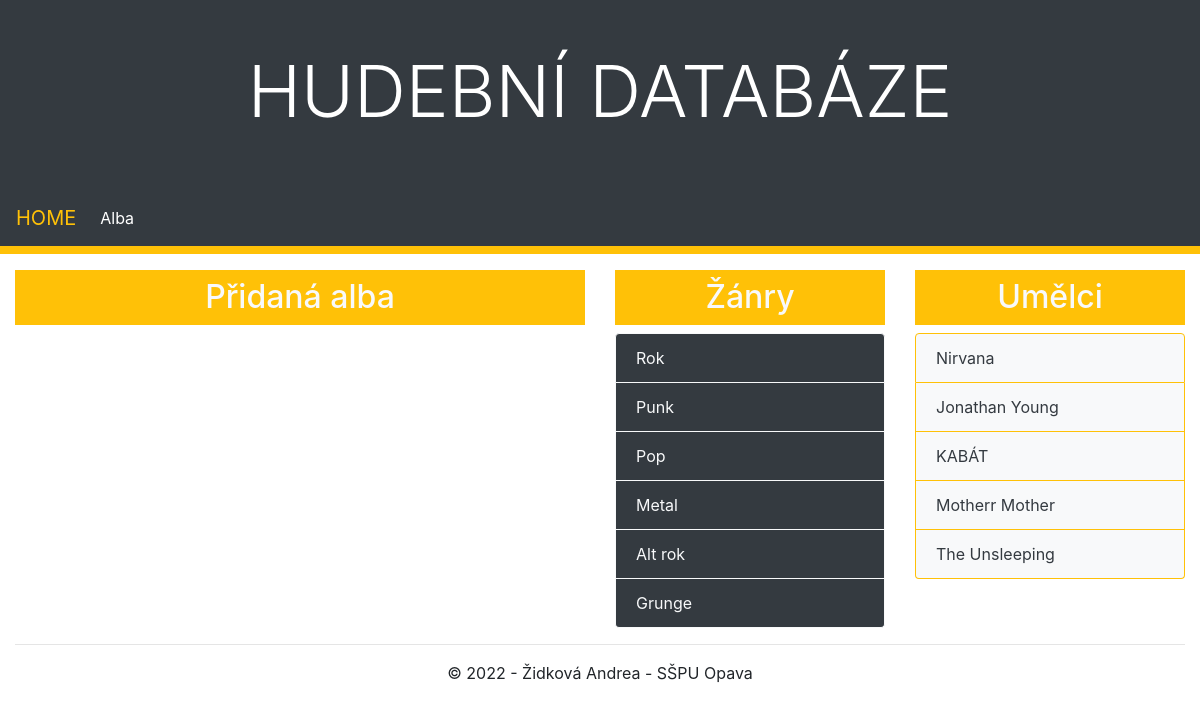
Page /databaze/ on the earlier database version.
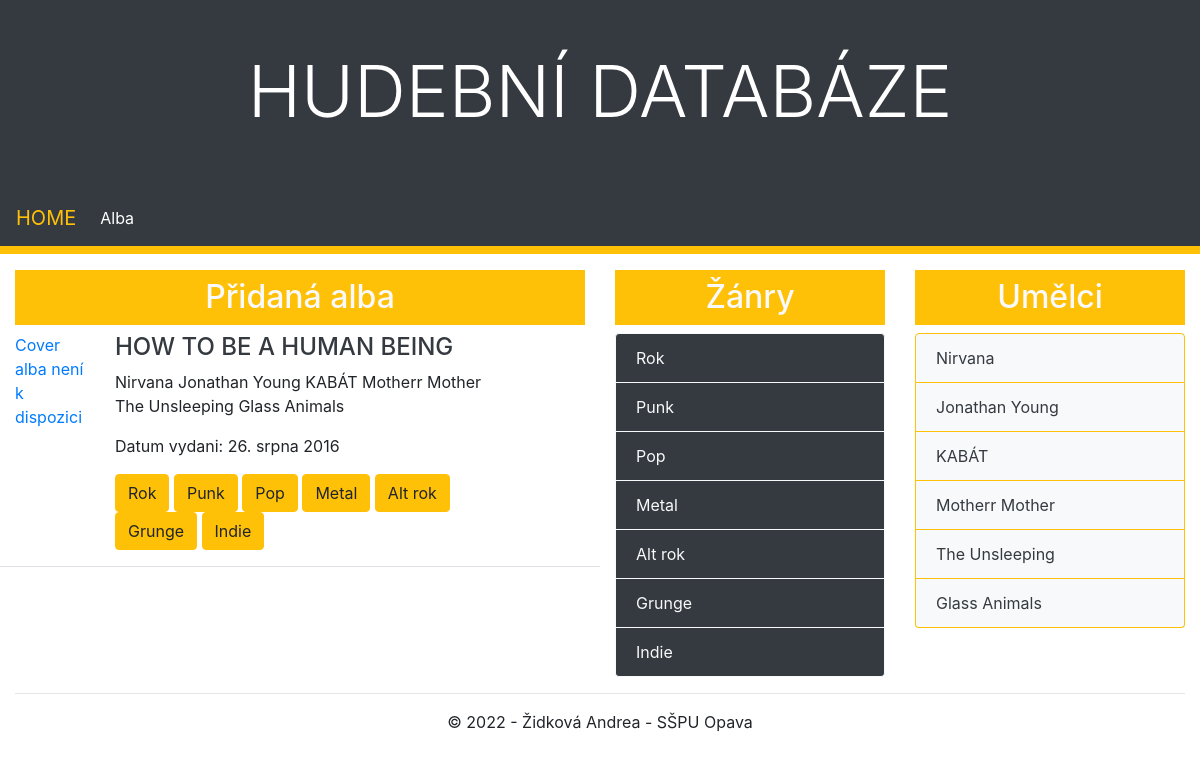
Same page on the later database version.
### databaze/models.py (models this page shows, shortened)
class Zanr(models.Model):
    nazev = models.CharField(max_length=50, verbose_name="Název")
    class Meta:
        verbose_name = 'Zanr',
        verbose_name_plural = 'Zanry'

class Umelec(models.Model):
    jmeno = models.CharField(max_length=100, verbose_name="Jméno")
    datum_zalozeni = models.IntegerField(blank=True, null=True,
                                         verbose_name="Datum vzniku")
    popis = models.TextField(blank=True, null=True, verbose_name="Popis")
    class Meta:
        verbose_name = 'Umelec',
        verbose_name_plural = 'Umelci'

class Album(models.Model):
    nazev_album = models.CharField(max_length=100, verbose_name="Název")
    datum_vydani = models.DateField(blank=True, null=True,
                                    verbose_name="Datum vydání")
    zanr = models.ManyToManyField(Zanr)
    umelec = models.ManyToManyField(Umelec)
    cover = models.ImageField(blank=True, verbose_name="Cover",
                               upload_to=cover_path)
    class Meta:
        verbose_name = 'Album',
        verbose_name_plural = 'Alba'

### databaze/views.py (the view)
# urls.py: path('', views.index, name='index'),
def index(request):
    num_alba = Album.objects.all().count()
    alba = Album.objects.order_by('nazev_album')[:3]
    context = {
        'num_alba': num_alba,
        'alba': alba,
        'umelec': Umelec.objects.all(),
        'zanr': Zanr.objects.all()
    }
    return render(request, 'index.html', context=context)

### databaze/templates/index.html (shortened to what this page needs)
{% extends "base.html" %}
{% block content %}
<div class="row mb-3">
    <div class="col-sm-12 bg-warning">
    </div>
</div>
<div class="row">
    <div class="col-md-6">
        <h2 class="text-center bg-warning text-light p-2">Přidaná alba</h2>
        {% include "helper/alba.html" %}
    </div>
    <div class="col-md-3">
        <h2 class="text-center bg-warning text-light p-2">Žánry</h2>
        {% include "helper/zanry.html" %}
    </div>
    <div class="col-md-3">
        <h2 class="text-center bg-warning text-light p-2">Umělci</h2>
        {% include "helper/umelci.html" %}
    </div>
</div>
{% endblock %}

### databaze/templates/helper/alba.html
<div>
    {% for album in alba %}
    <div class="row mb-4 border-bottom">
            <div class="col-md-2">
                {% if album.cover %}
                    <a href="{% url 'album_detail' album.pk %}">
                    <img src="{{ album.cover.url }}" alt="{{ album.nazev_album }}"
                         class="img-fluid">
                    </a>
                {% else %}
                    <a href="{% url 'album_detail' album.pk %}">Cover alba není k dispozici</a>
                {% endif %}
            </div>
            <div class="col-md-8">
                <h4><a class="text-dark" href="{% url 'album_detail' album.pk %}">{{ album.nazev_album|upper }}</a></h4>
                <p> {% for umelec in umelec.all %} {{ umelec.jmeno }} {% endfor %}</p>
                <p> Datum vydani: {{ album.datum_vydani }}</p>
                <p> {% for zanr in zanr.all %}
                    <a href="#" class="btn btn-warning">{{ zanr.nazev }}</a>
                    {% endfor %} </p>
            </div>
        </div>
    {% endfor %}
</div>

### databaze/templates/helper/zanry.html
<ul class="list-group">
    {% for zanr in zanr.all %}
    <li class="list-group-item bg-dark list-group-item-info border-light"><a class="text-light" href="#">{{ zanr.nazev }}</a></li>
    {% endfor %}
</ul>

### databaze/templates/helper/umelci.html
<ul class="list-group ">
    {% for umelec in umelec.all %}
    <li class="list-group-item bg-light list-group-item-info border-warning"><a class="text-dark" href="#">{{ umelec.jmeno }}</a></li>
    {% endfor %}
</ul>

Differences in the rows shown:
added Album: cover "Cover alba není k dispozici", nazev_album "HOW TO BE A HUMAN BEING", datum_vydani "26. srpna 2016", Umelec (jmeno "Nirvana"), Umelec (jmeno "Jonathan Young"), Umelec (jmeno "KABÁT"), Umelec (jmeno "Motherr Mother"), Umelec (jmeno "The Unsleeping"), Zanr (nazev "Rok"), Zanr (nazev "Punk"), Zanr (nazev "Pop"), Zanr (nazev "Metal"), Zanr (nazev "Alt rok"), Zanr (nazev "Grunge")
added Umelec: jmeno "Glass Animals"
added Zanr: nazev "Indie"
